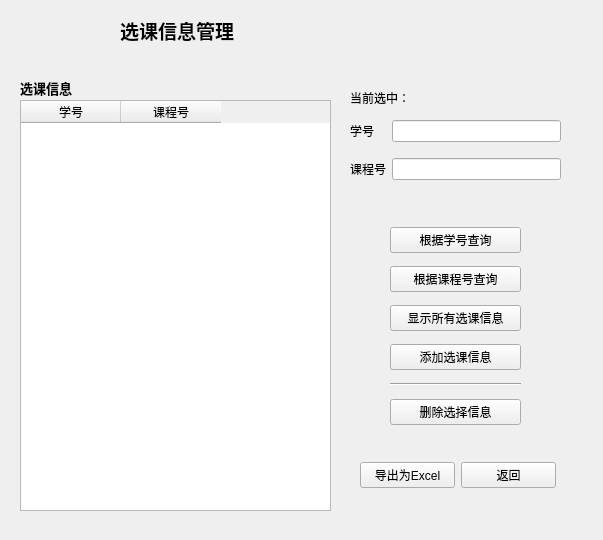
<?xml version="1.0" encoding="UTF-8"?>
<ui version="4.0">
 <class>selectCourseManage</class>
 <widget class="QWidget" name="selectCourseManage">
  <property name="geometry">
   <rect>
    <x>0</x>
    <y>0</y>
    <width>603</width>
    <height>540</height>
   </rect>
  </property>
  <property name="windowTitle">
   <string>Form</string>
  </property>
  <widget class="QLabel" name="label">
   <property name="geometry">
    <rect>
     <x>120</x>
     <y>10</y>
     <width>151</width>
     <height>41</height>
    </rect>
   </property>
   <property name="font">
    <font>
     <family>Arial</family>
     <pointsize>14</pointsize>
     <weight>75</weight>
     <bold>true</bold>
    </font>
   </property>
   <property name="text">
    <string>选课信息管理</string>
   </property>
  </widget>
  <widget class="QTableWidget" name="tableWidget">
   <property name="geometry">
    <rect>
     <x>20</x>
     <y>100</y>
     <width>311</width>
     <height>411</height>
    </rect>
   </property>
   <column>
    <property name="text">
     <string>学号</string>
    </property>
   </column>
   <column>
    <property name="text">
     <string>课程号</string>
    </property>
   </column>
  </widget>
  <widget class="QLabel" name="label_4">
   <property name="geometry">
    <rect>
     <x>20</x>
     <y>80</y>
     <width>121</width>
     <height>16</height>
    </rect>
   </property>
   <property name="font">
    <font>
     <family>Arial</family>
     <pointsize>10</pointsize>
     <weight>75</weight>
     <bold>true</bold>
    </font>
   </property>
   <property name="text">
    <string>选课信息</string>
   </property>
  </widget>
  <widget class="QWidget" name="layoutWidget">
   <property name="geometry">
    <rect>
     <x>350</x>
     <y>110</y>
     <width>211</width>
     <height>81</height>
    </rect>
   </property>
   <layout class="QGridLayout" name="gridLayout">
    <item row="0" column="0">
     <widget class="QLabel" name="label_2">
      <property name="text">
       <string>学号</string>
      </property>
     </widget>
    </item>
    <item row="0" column="1">
     <widget class="QLineEdit" name="sNo_lineEdit"/>
    </item>
    <item row="1" column="0">
     <widget class="QLabel" name="label_3">
      <property name="text">
       <string>课程号</string>
      </property>
     </widget>
    </item>
    <item row="1" column="1">
     <widget class="QLineEdit" name="cId_lineEdit"/>
    </item>
   </layout>
  </widget>
  <widget class="QWidget" name="layoutWidget">
   <property name="geometry">
    <rect>
     <x>390</x>
     <y>220</y>
     <width>131</width>
     <height>215</height>
    </rect>
   </property>
   <layout class="QGridLayout" name="gridLayout_2">
    <item row="3" column="0">
     <widget class="QPushButton" name="add_button">
      <property name="text">
       <string>添加选课信息</string>
      </property>
     </widget>
    </item>
    <item row="6" column="0">
     <widget class="Line" name="line">
      <property name="orientation">
       <enum>Qt::Horizontal</enum>
      </property>
     </widget>
    </item>
    <item row="0" column="0">
     <widget class="QPushButton" name="searchBySNo_button">
      <property name="text">
       <string>根据学号查询</string>
      </property>
     </widget>
    </item>
    <item row="8" column="0">
     <widget class="QPushButton" name="delete_button">
      <property name="text">
       <string>删除选择信息</string>
      </property>
     </widget>
    </item>
    <item row="2" column="0">
     <widget class="QPushButton" name="listAll_button">
      <property name="text">
       <string>显示所有选课信息</string>
      </property>
     </widget>
    </item>
    <item row="1" column="0">
     <widget class="QPushButton" name="searchByCId_button">
      <property name="text">
       <string>根据课程号查询</string>
      </property>
     </widget>
    </item>
   </layout>
  </widget>
  <widget class="QLabel" name="currentSelectedLabel">
   <property name="geometry">
    <rect>
     <x>350</x>
     <y>90</y>
     <width>72</width>
     <height>15</height>
    </rect>
   </property>
   <property name="text">
    <string>当前选中：</string>
   </property>
  </widget>
  <widget class="QWidget" name="">
   <property name="geometry">
    <rect>
     <x>360</x>
     <y>460</y>
     <width>196</width>
     <height>30</height>
    </rect>
   </property>
   <layout class="QGridLayout" name="gridLayout_3">
    <item row="0" column="0">
     <widget class="QPushButton" name="export_button">
      <property name="text">
       <string>导出为Excel</string>
      </property>
     </widget>
    </item>
    <item row="0" column="1">
     <widget class="QPushButton" name="back_button">
      <property name="text">
       <string>返回</string>
      </property>
     </widget>
    </item>
   </layout>
  </widget>
 </widget>
 <resources/>
 <connections/>
</ui>
